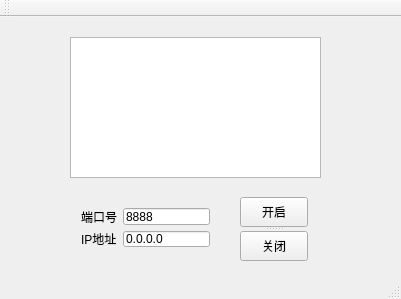
<?xml version="1.0" encoding="UTF-8"?>
<ui version="4.0">
 <class>MainWindow</class>
 <widget class="QMainWindow" name="MainWindow">
  <property name="geometry">
   <rect>
    <x>0</x>
    <y>0</y>
    <width>401</width>
    <height>299</height>
   </rect>
  </property>
  <property name="windowTitle">
   <string>MainWindow</string>
  </property>
  <widget class="QWidget" name="centralWidget">
   <widget class="QListWidget" name="listWidget">
    <property name="geometry">
     <rect>
      <x>70</x>
      <y>20</y>
      <width>251</width>
      <height>141</height>
     </rect>
    </property>
   </widget>
   <widget class="QWidget" name="">
    <property name="geometry">
     <rect>
      <x>70</x>
      <y>180</y>
      <width>151</width>
      <height>61</height>
     </rect>
    </property>
    <layout class="QGridLayout" name="gridLayout">
     <item row="1" column="0">
      <widget class="QLabel" name="label_2">
       <property name="text">
        <string>IP地址</string>
       </property>
      </widget>
     </item>
     <item row="0" column="1">
      <widget class="QLineEdit" name="lineEdit">
       <property name="text">
        <string>8888</string>
       </property>
      </widget>
     </item>
     <item row="0" column="0">
      <widget class="QLabel" name="label">
       <property name="text">
        <string>端口号</string>
       </property>
      </widget>
     </item>
     <item row="1" column="1">
      <widget class="QLineEdit" name="lineEdit_2">
       <property name="text">
        <string>0.0.0.0</string>
       </property>
      </widget>
     </item>
    </layout>
   </widget>
   <widget class="QSplitter" name="splitter">
    <property name="geometry">
     <rect>
      <x>240</x>
      <y>180</y>
      <width>68</width>
      <height>64</height>
     </rect>
    </property>
    <property name="orientation">
     <enum>Qt::Vertical</enum>
    </property>
    <widget class="QPushButton" name="pushButton">
     <property name="text">
      <string>开启</string>
     </property>
    </widget>
    <widget class="QPushButton" name="pushButton_2">
     <property name="text">
      <string>关闭</string>
     </property>
    </widget>
   </widget>
  </widget>
  <widget class="QMenuBar" name="menuBar">
   <property name="geometry">
    <rect>
     <x>0</x>
     <y>0</y>
     <width>401</width>
     <height>22</height>
    </rect>
   </property>
  </widget>
  <widget class="QToolBar" name="mainToolBar">
   <attribute name="toolBarArea">
    <enum>TopToolBarArea</enum>
   </attribute>
   <attribute name="toolBarBreak">
    <bool>false</bool>
   </attribute>
  </widget>
  <widget class="QStatusBar" name="statusBar"/>
 </widget>
 <layoutdefault spacing="6" margin="11"/>
 <resources/>
 <connections/>
</ui>
